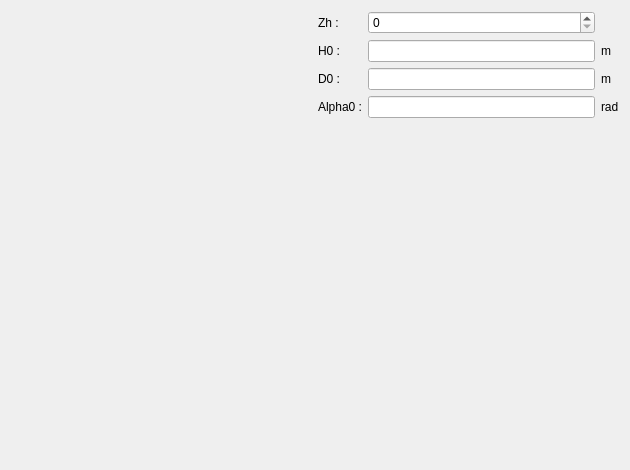
<?xml version="1.0" encoding="UTF-8"?>
<ui version="4.0">
 <class>PVentCirc</class>
 <widget class="QWidget" name="PVentCirc">
  <property name="geometry">
   <rect>
    <x>0</x>
    <y>0</y>
    <width>630</width>
    <height>470</height>
   </rect>
  </property>
  <property name="minimumSize">
   <size>
    <width>630</width>
    <height>470</height>
   </size>
  </property>
  <property name="maximumSize">
   <size>
    <width>16777215</width>
    <height>16777215</height>
   </size>
  </property>
  <property name="windowTitle">
   <string>Form</string>
  </property>
  <layout class="QHBoxLayout" name="horizontalLayout">
   <item>
    <layout class="QVBoxLayout" name="verticalLayout_2">
     <item>
      <widget class="QLabel" name="img_vent">
       <property name="sizePolicy">
        <sizepolicy hsizetype="Expanding" vsizetype="Expanding">
         <horstretch>0</horstretch>
         <verstretch>0</verstretch>
        </sizepolicy>
       </property>
       <property name="maximumSize">
        <size>
         <width>16777215</width>
         <height>16777215</height>
        </size>
       </property>
       <property name="text">
        <string/>
       </property>
       <property name="pixmap">
        <pixmap resource="../../../../../Resources/pyleecan.qrc">:/images/images/MachineSetup/LamParam/CircVentDuct.png</pixmap>
       </property>
       <property name="scaledContents">
        <bool>true</bool>
       </property>
      </widget>
     </item>
    </layout>
   </item>
   <item>
    <layout class="QVBoxLayout" name="verticalLayout">
     <item>
      <layout class="QGridLayout" name="gridLayout">
       <item row="2" column="1">
        <widget class="FloatEdit" name="lf_D0"/>
       </item>
       <item row="3" column="1">
        <widget class="FloatEdit" name="lf_Alpha0"/>
       </item>
       <item row="2" column="2">
        <widget class="QLabel" name="unit_D0">
         <property name="text">
          <string>m</string>
         </property>
        </widget>
       </item>
       <item row="3" column="0">
        <widget class="QLabel" name="in_Alpha0">
         <property name="text">
          <string>Alpha0 :</string>
         </property>
        </widget>
       </item>
       <item row="3" column="2">
        <widget class="QLabel" name="unit_Alpha0">
         <property name="text">
          <string>rad</string>
         </property>
        </widget>
       </item>
       <item row="1" column="2">
        <widget class="QLabel" name="unit_H0">
         <property name="text">
          <string>m</string>
         </property>
        </widget>
       </item>
       <item row="1" column="1">
        <widget class="FloatEdit" name="lf_H0"/>
       </item>
       <item row="1" column="0">
        <widget class="QLabel" name="in_H0">
         <property name="text">
          <string>H0 :</string>
         </property>
        </widget>
       </item>
       <item row="2" column="0">
        <widget class="QLabel" name="in_D0">
         <property name="text">
          <string>D0 :</string>
         </property>
        </widget>
       </item>
       <item row="0" column="0">
        <widget class="QLabel" name="in_Zh">
         <property name="text">
          <string>Zh :</string>
         </property>
        </widget>
       </item>
       <item row="0" column="1">
        <widget class="QSpinBox" name="si_Zh"/>
       </item>
      </layout>
     </item>
     <item>
      <widget class="WVentOut" name="w_out" native="true"/>
     </item>
    </layout>
   </item>
  </layout>
 </widget>
 <customwidgets>
  <customwidget>
   <class>FloatEdit</class>
   <extends>QLineEdit</extends>
   <header>pyleecan.GUI/Tools/FloatEdit.h</header>
  </customwidget>
  <customwidget>
   <class>WVentOut</class>
   <extends>QWidget</extends>
   <header>pyleecan.GUI.Dialog.DMachineSetup.SLamParam.DAVDuct.WVentOut.WVentOut.h</header>
   <container>1</container>
  </customwidget>
 </customwidgets>
 <tabstops>
  <tabstop>lf_H0</tabstop>
  <tabstop>lf_D0</tabstop>
  <tabstop>lf_Alpha0</tabstop>
 </tabstops>
 <resources>
  <include location="../../../../../Resources/pyleecan.qrc"/>
  <include location="../../../../../Resources/pyleecan.qrc"/>
 </resources>
 <connections/>
</ui>
